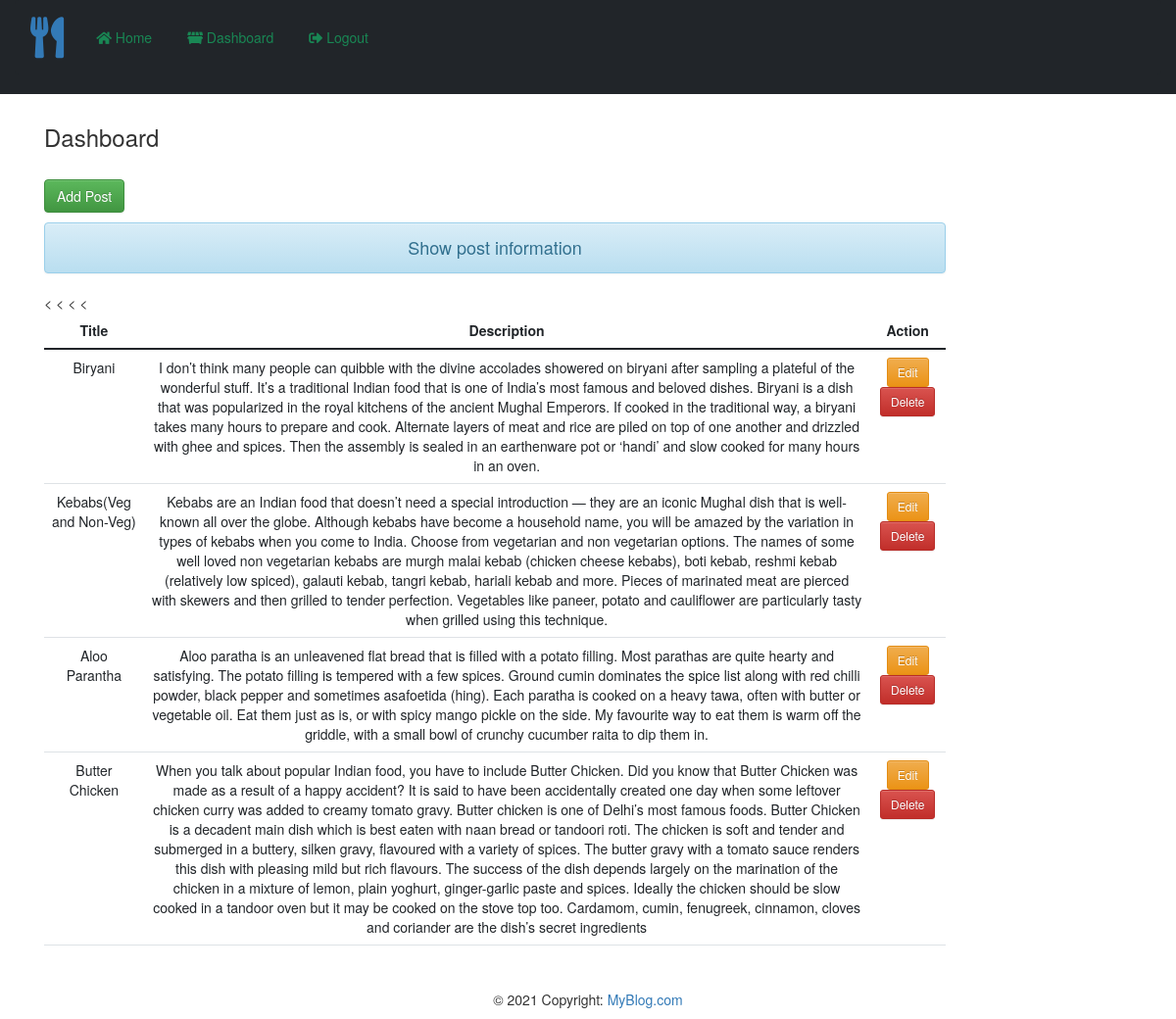
The page /dashboard/ (signed in) on the database its author committed.
### blog/models.py (models this page shows)
class Post(models.Model):
    title= models.CharField(max_length=200)
    desc= models.TextField()
    photo = models.ImageField(upload_to='myimage', width_field=None)

### blog/views.py (the view)
# urls.py: path('dashboard/', views.dashboard, name='dashboard'),
def dashboard(request):
    if request.user.is_authenticated:
        posts =Post.objects.all()
        user=request.user
        full_name=user.get_full_name()
        gps=user.groups.all()
        context={'posts':posts,'full_name':full_name,'groups':gps}
        return render(request, 'blog/dashboard.html', context)
    else:
        HttpResponseRedirect('/login/')

### blog/templates/blog/dashboard.html (shortened to what this page needs)
{% extends "blog/base.html" %}
{% load static %}
{% block content %}
 <div class="col-sm-10" >
    <h3 class=" my-5">Dashboard</h3>
    <a href="{% url 'add' %}" class="btn btn-success">Add Post</a>
    <h4 class="text-center alert alert-info mt-3">Show post information</h4>
    {% if posts %}
        <table class="table table-hover bg-white">
            <thead>
                <tr class="text-center" >
                    <th style="text-align: center;" scope="col" style="width:15%">Title</th>
                    <th style="text-align: center;" scope="col" style="width:65%">Description</th>
                    <th style="text-align: center;" scope="col" style="width:20%">Action</th>
                </tr>
            </thead>
            <tbody>
                {% for post in posts  %}
                <tr class="text-center">
                    <td>{{post.title}}</td>
                    <td>{{post.desc}}</td><
                    <td class="text_center">
                        <a href="{% url 'update' post.id %}" class="btn btn-warning btn-sm">Edit</a>
                        {% if perms.blog.delete_post %}
                        <form action="{% url 'delete' post.id %}" method="POST" class="d-inline">
                            <input type="submit" class="btn btn-danger btn-sm" value="Delete">
                        </form>
                        {% endif %}
                    </td>
                </tr>
                {% endfor %}
            </tbody>
        </table>
    {% else %}
        <h4 class="text-center alert alert-warning">No Records</h4>
    {% endif %}
</div>
{% endblock content %}

### blog/static/blog/css/style.css (style rules this page uses)
body { background-color: rgb(75, 74, 74); color:rgb(255, 255, 255); }

### rows shown on the page
Post: title "Biryani", desc "I don’t think many people can quibble with the divine accolades showered on biryani after sampling a plateful of the wonderful stuff. It’s a traditional Indian food that is one of India’s most famous and beloved dishes. Biryani is a dish that was popularized in the royal kitchens of the ancient Mughal Emperors. If cooked in the traditional way, a biryani takes many hours to prepare and cook. Alternate layers of meat and rice are piled on top of one another and drizzled with ghee and spices. Then the assembly is sealed in an earthenware pot or ‘handi’ and slow cooked for many hours in an oven."
Post: title "Kebabs(Veg and Non-Veg)", desc "Kebabs are an Indian food that doesn’t need a special introduction — they are an iconic Mughal dish that is well-known all over the globe. Although kebabs have become a household name, you will be amazed by the variation in types of kebabs when you come to India. Choose from vegetarian and non vegetarian options. The names of some well loved non vegetarian kebabs are murgh malai kebab (chicken cheese kebabs), boti kebab, reshmi kebab (relatively low spiced), galauti kebab, tangri kebab, hariali kebab and more. Pieces of marinated meat are pierced with skewers and then grilled to tender perfection. Vegetables like paneer, potato and cauliflower are particularly tasty when grilled using this…"
Post: title "Aloo Parantha", desc "Aloo paratha is an unleavened flat bread that is filled with a potato filling. Most parathas are quite hearty and satisfying. The potato filling is tempered with a few spices. Ground cumin dominates the spice list along with red chilli powder, black pepper and sometimes asafoetida (hing). Each paratha is cooked on a heavy tawa, often with butter or vegetable oil. Eat them just as is, or with spicy mango pickle on the side. My favourite way to eat them is warm off the griddle, with a small bowl of crunchy cucumber raita to dip them in."
Post: title "Butter Chicken", desc "When you talk about popular Indian food, you have to include Butter Chicken. Did you know that Butter Chicken was made as a result of a happy accident? It is said to have been accidentally created one day when some leftover chicken curry was added to creamy tomato gravy. Butter chicken is one of Delhi’s most famous foods. Butter Chicken is a decadent main dish which is best eaten with naan bread or tandoori roti. The chicken is soft and tender and submerged in a buttery, silken gravy, flavoured with a variety of spices. The butter gravy with a tomato sauce renders this dish with pleasing mild but rich flavours. The success of the dish depends largely on the marination of the chicken in a…"
